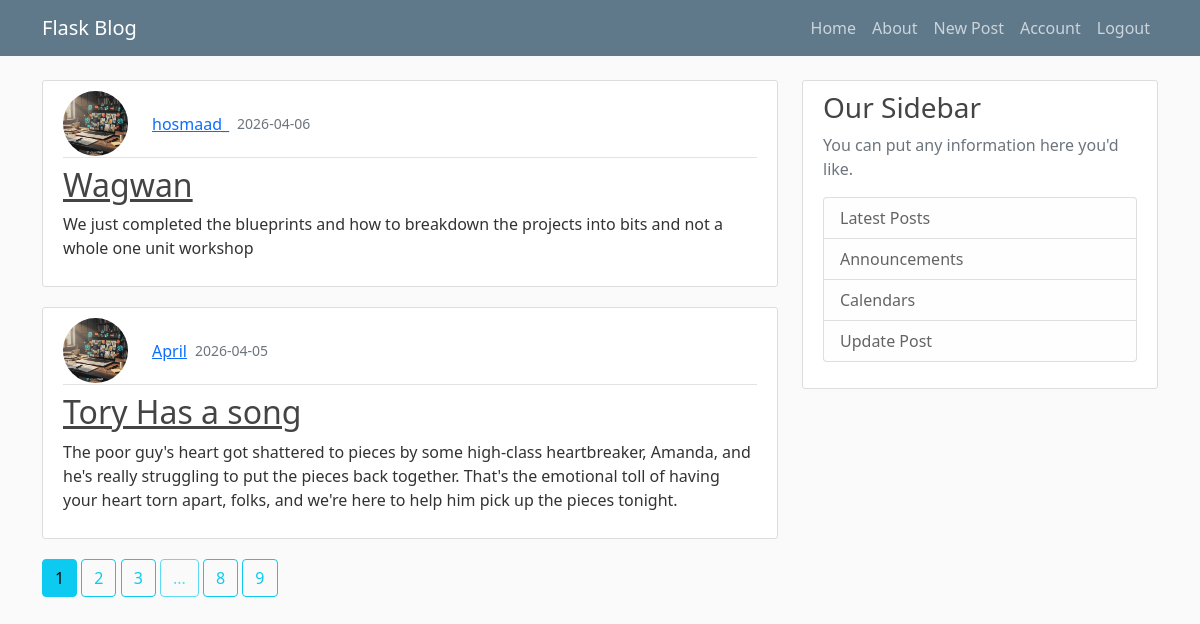
The app's page /home (signed in) with its own data.
### Flaskblog/model.py (models this page shows, shortened)
class Post(db.Model):
    id = db.Column(db.Integer, primary_key=True)
    title = db.Column(db.String(100), nullable=False)
    date_posted = db.Column(db.DateTime, nullable=False, default=datetime.utcnow)
    content = db.Column(db.Text, nullable=False)
    user_id = db.Column(db.Integer, db.ForeignKey("user.id"), nullable=False)

class User(db.Model, UserMixin):
    id = db.Column(db.Integer, primary_key=True)
    username = db.Column(db.String(20), unique=True, nullable=False)
    email = db.Column(db.String(120), unique=True, nullable=False)
    image_file = db.Column(db.String(20), nullable=False, default="user.png")
    password = db.Column(db.String(60), nullable=False)
    posts = db.relationship("Post", backref="author", lazy=True)

### Flaskblog/main/routes.py (the view)
@main.route("/")
@main.route("/home")
def home():
    page = request.args.get("page", 1, type=int)
    posts = Post.query.order_by(Post.date_posted.desc()).paginate(per_page=2, page=page)
    return render_template("home.html", posts=posts, title="Home")

### Flaskblog/model.py (called while the page is built)
@login_manager.user_loader
def load_user(user_id):
    return User.query.get(int(user_id))

### Flaskblog/templates/home.html
{% extends "layout.html" %}
{% block content %}
    {% for post in posts.items %}
        <article class="media content-section">
          <div class="media-body">
            <div class="article-metadata d-flex align-items-center gap-2 mb-2">
              <img class="rounded-circle article-img"
                   src="{{ url_for('static', filename='profile_pics/' + post.author.image_file) }}"
                   alt="Profile Picture">
              <a class="mr-2" href="{{ url_for('users.user', username=post.author.username) }}">{{ post.author.username }}</a>
              <small class="text-muted">{{ post.date_posted.strftime("%Y-%m-%d") }}</small>
            </div>
            <h2><a class="article-title" href="{{ url_for('posts.post', post_id=post.id) }}">{{ post.title }}</a></h2>
            <p class="article-content">{{ post.content }}</p>
          </div>
        </article>
    {% endfor %}
{% for page_num in posts.iter_pages(left_edge=2, right_edge=2, left_current=2, right_current=2) %}
    {% if page_num %}
        {% if page_num == posts.page %}
            <a class="btn btn-info mb-4" href="{{ url_for('main.home', page=page_num) }}">{{ page_num }}</a>
        {% else %}
            <a class="btn btn-outline-info mb-4" href="{{ url_for('main.home', page=page_num) }}">{{ page_num }}</a>
        {% endif %}
    {% else %}
        <span class="btn btn-outline-info mb-4 disabled">...</span>
    {% endif %}
{% endfor %}
{% endblock %}

### Flaskblog/static/main.css (style rules this page uses)
body { background: #fafafa; color: #333333; margin-top: 5rem; }
h1, h2, h3, h4, h5, h6 { color: #444444; }
.content-section { background: #ffffff; padding: 10px 20px; border: 1px solid #dddddd; border-radius: 3px; margin-bottom: 20px; }
.article-title { color: #444444; }
.article-content { white-space: pre-line; }
.article-img { height: 65px; width: 65px; margin-right: 16px; }
.article-metadata { padding-bottom: 1px; margin-bottom: 4px; border-bottom: 1px solid #e3e3e3 }

### records on screen
Post: image_file (placeholder picture), author.username "hosmaad_", date_posted "2026-04-06", title "Wagwan", content "We just completed the blueprints and how to breakdown the projects into bits and not a whole one unit workshop"
Post: image_file (placeholder picture), author.username "April", date_posted "2026-04-05", title "Tory Has a song", content "The poor guy's heart got shattered to pieces by some high-class heartbreaker, Amanda, and he's really struggling to put the pieces back together. That's the emotional toll of having your heart torn apart, folks, and we're here to help him pick up the pieces tonight."

### other values on screen
{{ page_num }} "1"
{{ page_num }} "2" "3" "8" "9"
